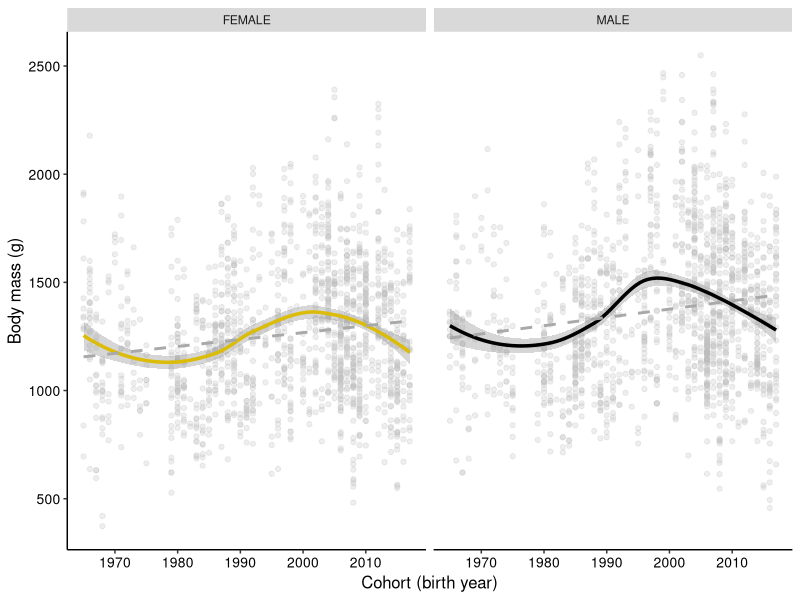
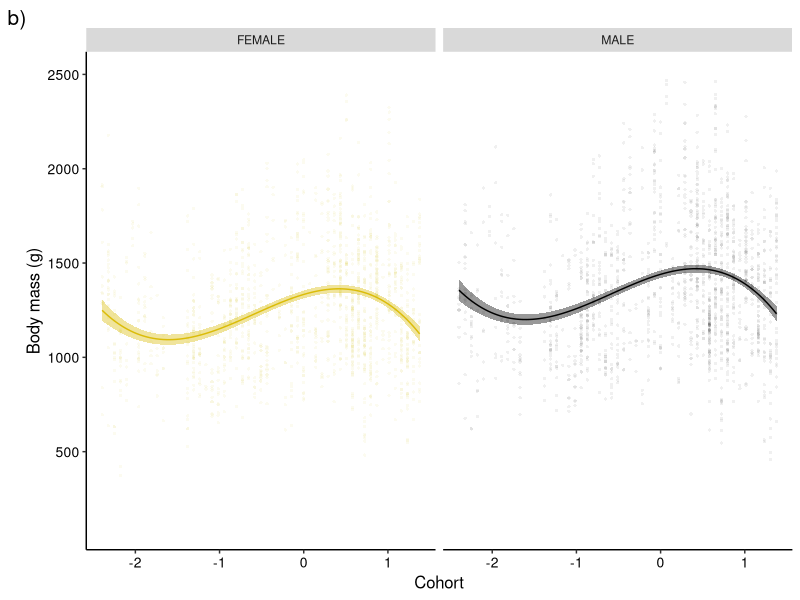
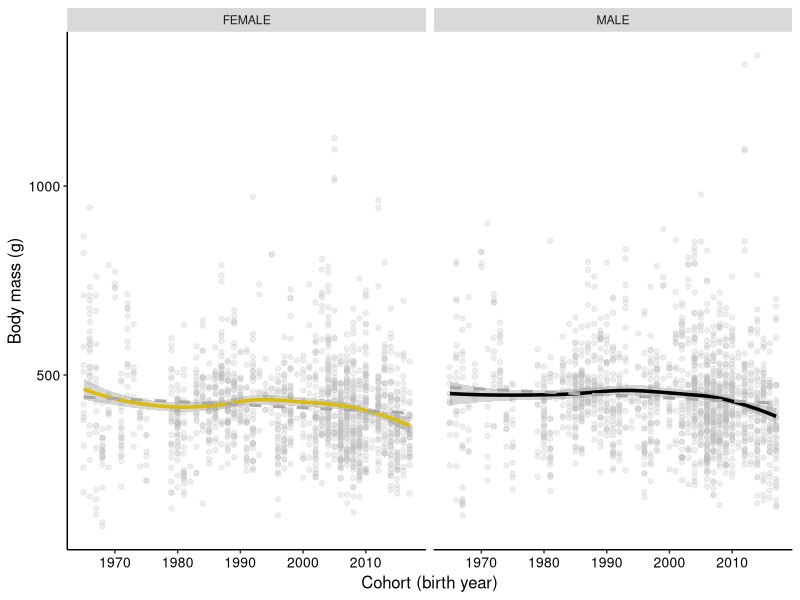
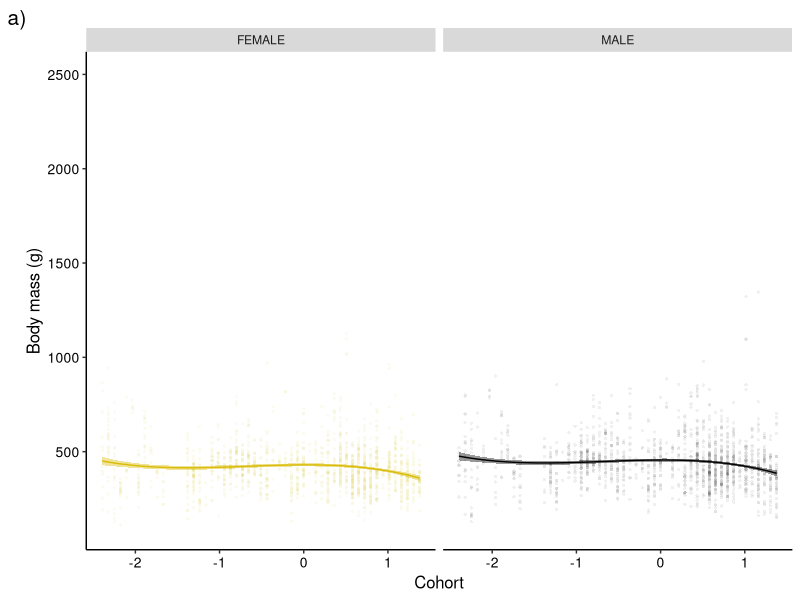
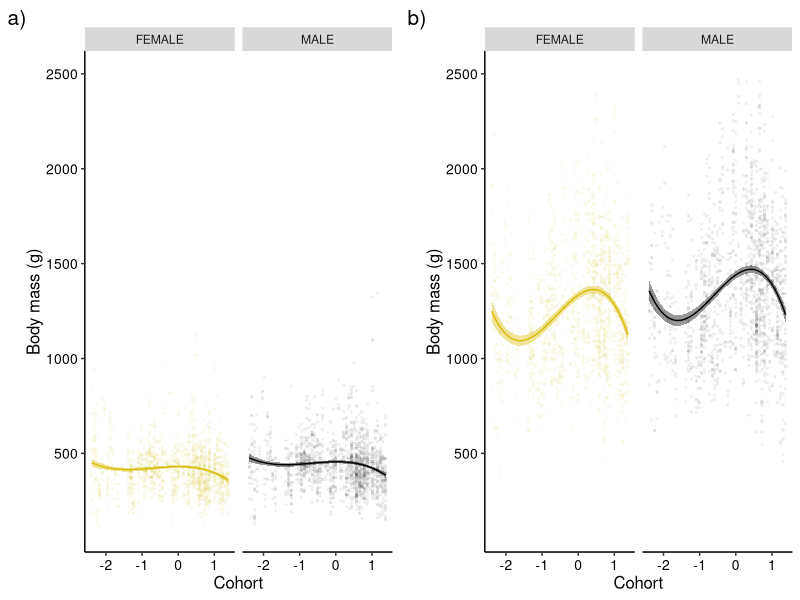
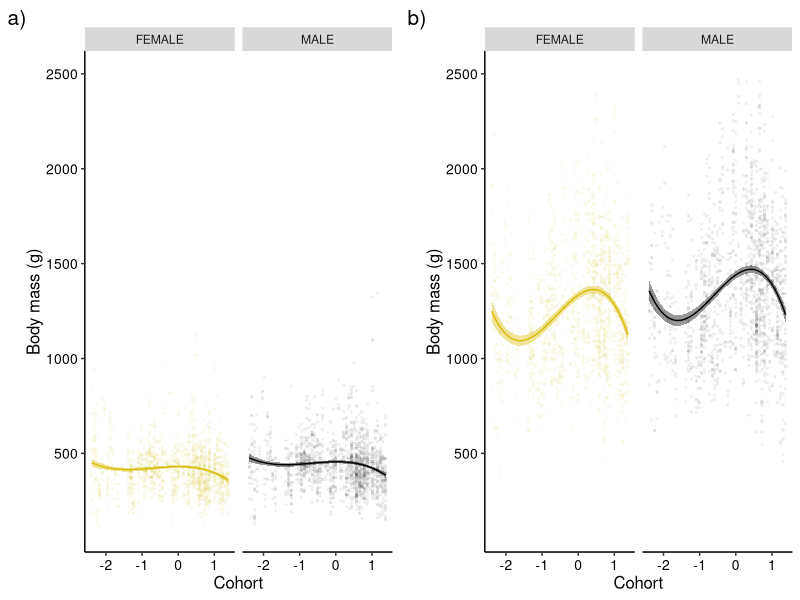

These figures' R source, in order:
library(ggplot2)


theme_set(theme(
  legend.position = "none",
  panel.grid.major = element_blank(),
  panel.grid.minor = element_blank(),
  panel.background = element_blank(),
  axis.line = element_line(colour = "black"),
  axis.title = element_text(size = 12),
  axis.text = element_text(size = 10),
  title = element_text(size = 11),
  plot.tag = element_text(size = 15)
))

variable_names <- list("F" = "FEMALE",
                       "M" = "MALE")

variable_labeller <- function(variable, value) {
  return(variable_names[value])
}


male_col <- "black"
female_col <- "#dbbc09"


df <- read.csv("data/tb_annualid.csv") #nolint
df <- subset(df, df$age_class == "J")
df <- subset(df, !is.na(df$massaug))
head(df)

################################### massaug ###################################

(plot1_aug <- ggplot(df, aes(x = year_recruit, y = massaug)) +
   geom_point(alpha = .25, col = "grey") +
   geom_smooth(method = "loess", formula = "y ~ x",
               size = 1.2, aes(color = sex)) +
   geom_smooth(method = "lm", col = "darkgrey", formula = "y ~ x",
               se = FALSE, linetype = "dashed") +
   xlab("Cohort (birth year)") + ylab("Body mass (g)") +
   scale_color_manual(values = c(female_col, male_col),
                      labels = c("Female", "Male")) +
   facet_wrap(~ df$sex, labeller = variable_labeller))


predictions <- ggplot_build(plot1_aug)$data[[2]]

predictions$colour <- as.factor(predictions$colour)

predictions_f <- subset(predictions, predictions$colour == female_col)
predictions_m <- subset(predictions, predictions$colour == male_col)


# Female
## Mass
min(predictions_f$y)
max(predictions_f$y)

## Cohort
predictions_f[which(predictions_f$y == min(predictions_f$y)), "x"]
predictions_f[which(predictions_f$y == max(predictions_f$y)), "x"]


# Male
## Mass
min(predictions_m$y)
max(predictions_m$y)

## Cohort
predictions_m[which(predictions_m$y == min(predictions_m$y)), "x"]
predictions_m[which(predictions_m$y == max(predictions_m$y)), "x"]




df$year_recruit_sc <- scale(df$year_recruit)


mod1 <- lm(massaug ~ poly(year_recruit_sc, 3) * sex, data = df)
summary(mod1)

mod2 <- lm(massaug ~ poly(year_recruit_sc, 3) + sex, data = df)

anova(mod1, mod2)

mod <- mod2

summary(mod)



eff_data <- data.frame(effects::effect(c("sex:year_recruit_sc"),
                                       mod, partial.residuals = TRUE))


(plot2_aug <- ggplot(eff_data, aes(x = year_recruit_sc,
                                   y = fit,
                                   color = sex)) +
  geom_ribbon(data = eff_data, aes(ymin = lower, # Model's predictions SE
                                   ymax = upper,
                                   fill = sex),
              linetype = 0, alpha = .4) +
  geom_line(data = eff_data, aes(x = year_recruit_sc, # Model's predictions
                                 y = fit,
                                 color = sex)) +
  geom_point(data = df, aes(x = year_recruit_sc, # Raw data
                            y = massaug,
                            color = sex),
             size = .8, shape = 16, alpha = .06) +
  scale_color_manual(values = c(female_col, male_col),
                     labels = c("Female", "Male")) +
  scale_fill_manual(values = c(female_col, male_col),
                    labels = c("Female", "Male")) +
  scale_y_continuous(limits = c(100, 2500),
                     breaks = seq(500, 2500, 500)) +
  facet_wrap(~sex, labeller = variable_labeller) +
  xlab("Cohort") +
  ylab("Body mass (g)") +
  labs(tag = "b)")) # "Mass at the end of the first season"


################################### massjun ###################################

(plot1_jun <- ggplot(df, aes(x = year_recruit, y = massjun)) +
   geom_point(alpha = .25, col = "grey") +
   geom_smooth(method = "loess", formula = "y ~ x",
               size = 1.2, aes(color = sex)) +
   geom_smooth(method = "lm", col = "darkgrey", formula = "y ~ x",
               se = FALSE, linetype = "dashed") +
   xlab("Cohort (birth year)") + ylab("Body mass (g)") +
   scale_color_manual(values = c(female_col, male_col),
                      labels = c("Female", "Male")) +
   facet_wrap(~ df$sex, labeller = variable_labeller))


df$year_recruit_sc <- scale(df$year_recruit)


mod1 <- lm(massjun ~ poly(year_recruit_sc, 3) * sex, data = df)
summary(mod1)

mod2 <- lm(massjun ~ poly(year_recruit_sc, 3) + sex, data = df)

anova(mod1, mod2)

mod <- mod2

summary(mod)



eff_data <- data.frame(effects::effect(c("sex:year_recruit_sc"),
                                       mod, partial.residuals = TRUE))

(plot2_jun <- ggplot(eff_data, aes(x = year_recruit_sc,
                                   y = fit,
                                   color = sex)) +
   geom_ribbon(data = eff_data, aes(ymin = lower, # Model's predictions SE
                                    ymax = upper,
                                    fill = sex),
               linetype = 0, alpha = .4) +
   geom_line(data = eff_data, aes(x = year_recruit_sc, # Model's predictions
                                  y = fit,
                                  color = sex)) +
   geom_point(data = df, aes(x = year_recruit_sc, # Raw data
                             y = massjun,
                             color = sex),
              size = .8, shape = 16, alpha = .06) +
   scale_color_manual(values = c(female_col, male_col),
                      labels = c("Female", "Male")) +
   scale_fill_manual(values = c(female_col, male_col),
                     labels = c("Female", "Male")) +
   scale_y_continuous(limits = c(100, 2500),
                      breaks = seq(500, 2500, 500)) +
   facet_wrap(~sex, labeller = variable_labeller) +
   xlab("Cohort") +
   ylab("Body mass (g)") +
   labs(tag = "a)")) # "Mass at birth"


(a <- cowplot::plot_grid(plot2_jun, plot2_aug, ncol = 2))
ggsave("figures/fig-juvenile-trend.png", plot = a,
       width = 1920, height = 960, units = "px")
